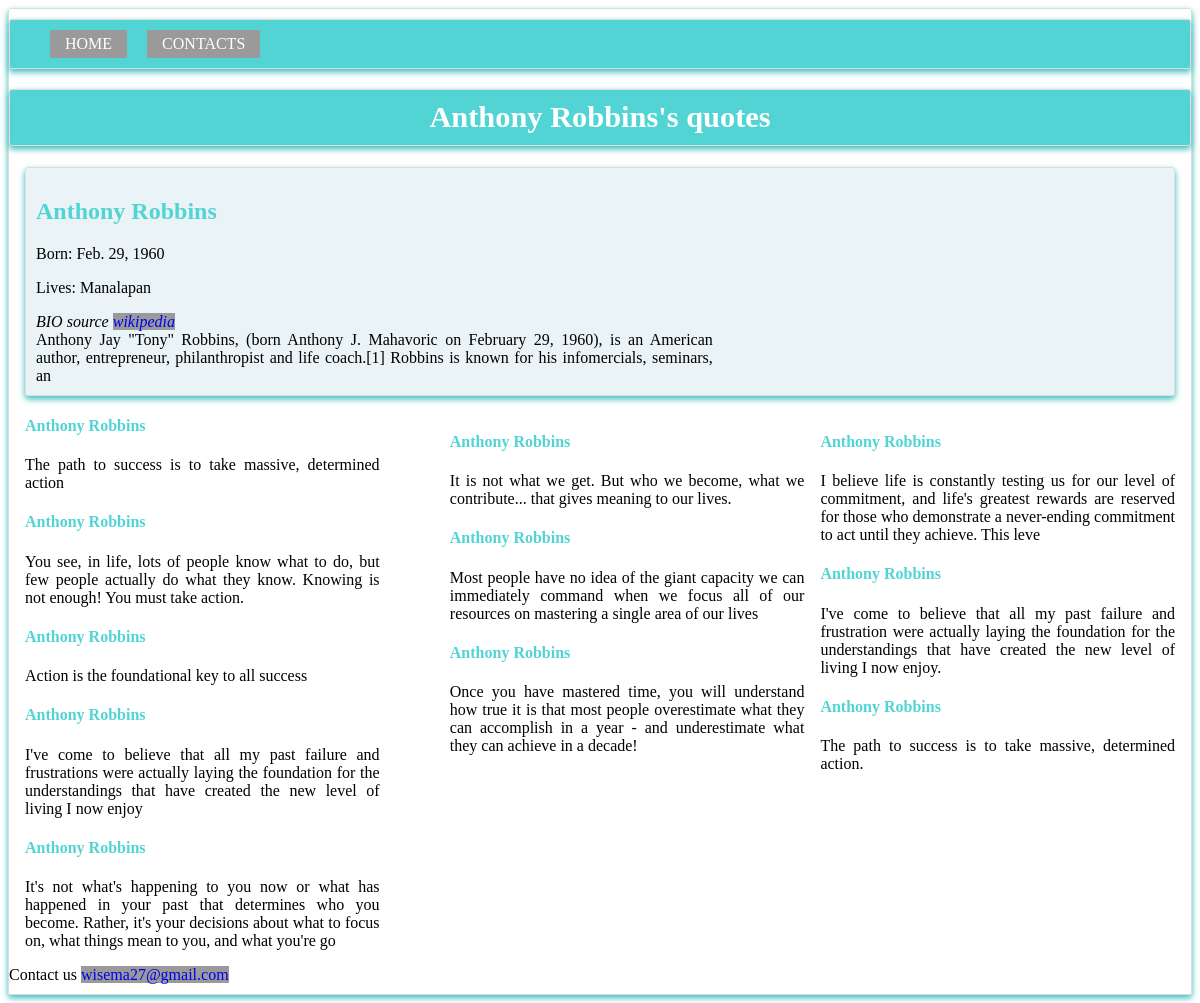
The page /12/four/ on the database its author committed.
### blog/models.py (models this page shows, shortened)
class Post(models.Model):
	name = models.CharField(max_length = 300)
	DOB = models.DateField()
	known = models.TextField()
	lives = models.TextField()

class Quotes(models.Model):
	quote = models.ForeignKey(Post, on_delete=models.CASCADE)
	quotes = models.TextField()
	name = models.CharField(blank=True, default='', max_length=200)

### blog/views.py (the view)
# urls.py: path('<int:pk>/four/', views.four, name='four'),
def four(request, pk):
	posts = get_object_or_404(Post, id=pk)
	email = 'wisema27@gmail.com'
	return render(request, 'blog/four.html', {'posts':posts, 'email':email})

### blog/templates/blog/four.html (shortened to what this page needs)
{% load static %}
<!DOCTYPE html>
<html>
<head>
	<link type="text/css" rel="stylesheet" href="{% static 'blog/pages.css' %}"
	media="screen and (min-width: 600px)">
	<link type="text/css" href="{% static 'blog/medium.css' %}" rel="stylesheet"
	media="screen and (max-width: 600px)">
</head>
<body>
<div class="site-container">
	<ul class="nav">
		<li><a href="{% url 'blog:index' %}">HOME</a></li>
		<li ><a href="#contact">CONTACTS</a></li>
	</ul>
<h1 class="top">{{posts.name}}'s quotes</h1>
<div class="parta">
<div class="b">
<h2>{{posts.name}}</h2>
<p>Born: {{posts.DOB}}</p>
<p>Lives: {{posts.lives|slice:":20"}}</p>
<em class='text'>BIO source <a href="https://en.wikipedia.org/wiki/Mark_Victor_Hansen" target="_blank">wikipedia</a></em><br>
{{posts.known|slice:":200"}}
<br>
</div>
</div>
<div class="c">
{% for quot in posts.quotes_set.all|slice:":3" %}
<h4>{{posts.name}}</h4>
<p>{{quot.quotes|slice:":200"}}</p>
{% endfor %}
</div>
<div class="d">
{% for quot in posts.quotes_set.all|slice:"3:6" %}
<h4>{{posts.name}}</h4>
<p>{{quot.quotes|slice:":200"}}</p>
{% endfor %}
</div>
<div class="e">
{% for quot in posts.quotes_set.all|slice:"6:11" %}
<h4>{{posts.name}}</h4>
<p>{{quot.quotes|slice:":200"}}</p>
{% endfor %}
</div>
<div id="contact">Contact us {{email|urlize}}</div>
</div>
</body>
</html>

### blog/static/blog/pages.css (style rules this page uses)
.top { font-size: 190%; background-color: #52d4d4; border-radius: 3px; border: 1px solid gainsboro; box-shadow: 0 3px 6px #38bbbb; text-align: center; color: white; padding-top: 10px; padding-bottom: 10px; }
.parta { border-radius: 3px; border: 1px solid gainsboro; box-shadow: 0 3px 6px #38bbbb; padding: 10px; color: #000000; flex: 0 1 200px; margin: 1em; background-color: #eaf3f6; }
.b { width: 60%; text-align: justify; margin-right: 1em; color: #000000; }
.c { width: 30%; float: right; text-align: justify; margin-right: 1em; color: #000000; clear: right; }
.d { width: 30%; float: right; margin-right: 1em; text-align: justify; color: #000000; }
.e { width: 30%; margin-left: 1em; text-align: justify; color: #000000; margin-right: 4em; }
.site-container { color: #000000; border-radius: 3px; border: 1px solid gainsboro; box-shadow: 0 3px 6px #38bbbb; padding-top: 10px; padding-bottom: 10px; font-size: 80%; font:sans-serif; font-size: 1em; }
.nav { background-color: #52d4d4; border-radius: 3px; border: 1px solid gainsboro; box-shadow: 0 3px 6px #38bbbb; color: #ffff; padding-top: 10px; padding-bottom: 10px; margin-top: 0px; }
ul.nav { list-style-type: none; }
.nav li { display: inline; }
.nav a { display: inline-block; padding: 5px 15px 5px 15px; background-color: #9a9a9a; text-decoration: none; color: #ffff; margin-right: 1em; }
a { text-decoration: none; background-color: #9a9a9a; }
h4, h2 { color: #52d4d4; }

### blog/static/blog/medium.css (style rules this page uses)
.nav { background-color: #52d4d4; border-radius: 3px; border: 1px solid gainsboro; box-shadow: 0 3px 6px #38bbbb; color: #ffff; padding-top: 10px; padding-bottom: 10px; margin-top: 0px; }
ul.nav { list-style-type: none; }
.nav li { display: inline; }
.nav a { display: inline-block; padding: 5px 15px 5px 15px; background-color: #9a9a9a; text-decoration: none; color: #ffff; margin-right: 1em; }
a { text-decoration: none; background-color: #9a9a9a; }
.top { font-size: 190%; background-color: #52d4d4; border-radius: 3px; border: 1px solid gainsboro; box-shadow: 0 3px 6px #38bbbb; text-align: center; color: white; padding-top: 10px; padding-bottom: 10px; }
.parta { border-radius: 3px; border: 1px solid gainsboro; box-shadow: 0 3px 6px #38bbbb; padding-top: 10px; padding-bottom: 10px; color: #000000; margin: 2%; background-color: #eaf3f6; }
.b { width:auto; text-align: justify; margin-right: 1em; color: #00000; margin: 2%; padding: 2%; }
.c { text-align: justify; margin: 1em; color: #000000; }
.d { margin: 1em; text-align: justify; color: #000000; }
.e { margin: 1em; text-align: justify; color: #000000; }
.site-container { color: #000000; border-radius: 3px; border: 1px solid gainsboro; box-shadow: 0 3px 6px #38bbbb; padding-top: 10px; padding-bottom: 10px; font-size: 100%; font:sans-serif; font-size: 1em; }
h4, h2 { color: #52d4d4; }

### rows shown on the page
Post: name "Anthony Robbins", DOB "Feb. 29, 1960", lives "Manalapan", known "Anthony Jay \"Tony\" Robbins, (born Anthony J. Mahavoric on February 29, 1960), is an American author, entrepreneur, philanthropist and life coach.[1] Robbins is known for his infomercials, seminars, an"
Quotes: quotes "I believe life is constantly testing us for our level of commitment, and life's greatest rewards are reserved for those who demonstrate a never-ending commitment to act until they achieve. This leve"
Quotes: quotes "I've come to believe that all my past failure and frustration were actually laying the foundation for the understandings that have created the new level of living I now enjoy."
Quotes: quotes "The path to success is to take massive, determined action."
Quotes: quotes "It is not what we get. But who we become, what we contribute... that gives meaning to our lives."
Quotes: quotes "Most people have no idea of the giant capacity we can immediately command when we focus all of our resources on mastering a single area of our lives"
Quotes: quotes "Once you have mastered time, you will understand how true it is that most people overestimate what they can accomplish in a year - and underestimate what they can achieve in a decade!"
Quotes: quotes "The path to success is to take massive, determined action"
Quotes: quotes "You see, in life, lots of people know what to do, but few people actually do what they know. Knowing is not enough! You must take action."
Quotes: quotes "Action is the foundational key to all success"
Quotes: quotes "I've come to believe that all my past failure and frustrations were actually laying the foundation for the understandings that have created the new level of living I now enjoy"
Quotes: quotes "It's not what's happening to you now or what has happened in your past that determines who you become. Rather, it's your decisions about what to focus on, what things mean to you, and what you're go"

### other values the page prints
{{ email|urlize }} "wisema27@gmail.com"
